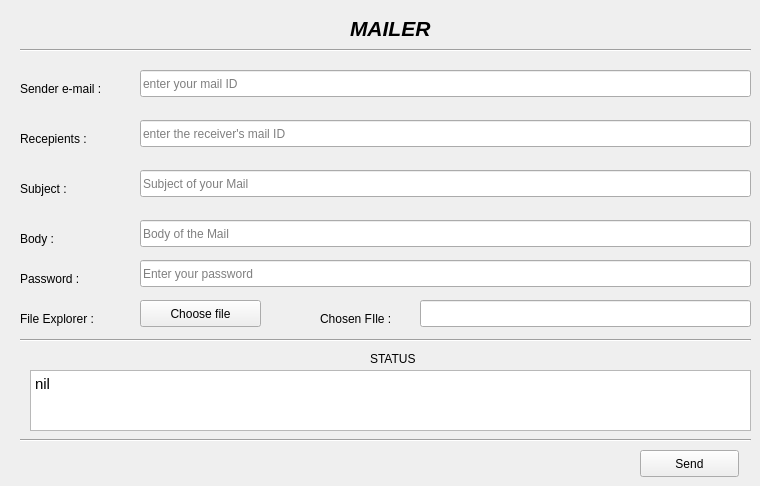
        <widget class="QWidget" name="tab_6">
         <attribute name="title">
          <string>             Share               </string>
         </attribute>
         <widget class="QLabel" name="label_96">
          <property name="geometry">
           <rect>
            <x>350</x>
            <y>20</y>
            <width>191</width>
            <height>17</height>
           </rect>
          </property>
          <property name="font">
           <font>
            <pointsize>16</pointsize>
            <weight>75</weight>
            <italic>true</italic>
            <bold>true</bold>
           </font>
          </property>
          <property name="text">
           <string>MAILER</string>
          </property>
         </widget>
         <widget class="Line" name="line_47">
          <property name="geometry">
           <rect>
            <x>20</x>
            <y>40</y>
            <width>731</width>
            <height>20</height>
           </rect>
          </property>
          <property name="orientation">
           <enum>Qt::Horizontal</enum>
          </property>
         </widget>
         <widget class="QLabel" name="label_97">
          <property name="geometry">
           <rect>
            <x>20</x>
            <y>80</y>
            <width>101</width>
            <height>17</height>
           </rect>
          </property>
          <property name="text">
           <string>Sender e-mail :</string>
          </property>
         </widget>
         <widget class="QLabel" name="label_98">
          <property name="geometry">
           <rect>
            <x>20</x>
            <y>180</y>
            <width>68</width>
            <height>17</height>
           </rect>
          </property>
          <property name="text">
           <string>Subject :</string>
          </property>
         </widget>
         <widget class="QLabel" name="label_99">
          <property name="geometry">
           <rect>
            <x>20</x>
            <y>130</y>
            <width>91</width>
            <height>17</height>
           </rect>
          </property>
          <property name="text">
           <string>Recepients :</string>
          </property>
         </widget>
         <widget class="QLabel" name="label_101">
          <property name="geometry">
           <rect>
            <x>320</x>
            <y>310</y>
            <width>91</width>
            <height>17</height>
           </rect>
          </property>
          <property name="text">
           <string>Chosen FIle :</string>
          </property>
         </widget>
         <widget class="QLineEdit" name="lineEdit_24">
          <property name="geometry">
           <rect>
            <x>140</x>
            <y>70</y>
            <width>611</width>
            <height>27</height>
           </rect>
          </property>
          <property name="placeholderText">
           <string>enter your mail ID</string>
          </property>
         </widget>
         <widget class="QLineEdit" name="lineEdit_25">
          <property name="geometry">
           <rect>
            <x>140</x>
            <y>120</y>
            <width>611</width>
            <height>27</height>
           </rect>
          </property>
          <property name="placeholderText">
           <string>enter the receiver's mail ID</string>
          </property>
         </widget>
         <widget class="QLineEdit" name="lineEdit_26">
          <property name="geometry">
           <rect>
            <x>140</x>
            <y>170</y>
            <width>611</width>
            <height>27</height>
           </rect>
          </property>
          <property name="maxLength">
           <number>32768</number>
          </property>
          <property name="echoMode">
           <enum>QLineEdit::Normal</enum>
          </property>
          <property name="readOnly">
           <bool>false</bool>
          </property>
          <property name="placeholderText">
           <string>Subject of your Mail</string>
          </property>
         </widget>
         <widget class="QLabel" name="label_102">
          <property name="geometry">
           <rect>
            <x>20</x>
            <y>310</y>
            <width>101</width>
            <height>17</height>
           </rect>
          </property>
          <property name="text">
           <string>File Explorer :</string>
          </property>
         </widget>
         <widget class="QPushButton" name="pushButton_28">
          <property name="geometry">
           <rect>
            <x>140</x>
            <y>300</y>
            <width>121</width>
            <height>27</height>
           </rect>
          </property>
          <property name="text">
           <string>Choose file</string>
          </property>
         </widget>
         <widget class="Line" name="line_48">
          <property name="geometry">
           <rect>
            <x>20</x>
            <y>330</y>
            <width>731</width>
            <height>20</height>
           </rect>
          </property>
          <property name="orientation">
           <enum>Qt::Horizontal</enum>
          </property>
         </widget>
         <widget class="QLabel" name="label_100">
          <property name="geometry">
           <rect>
            <x>370</x>
            <y>350</y>
            <width>68</width>
            <height>17</height>
           </rect>
          </property>
          <property name="text">
           <string>STATUS</string>
          </property>
         </widget>
         <widget class="QTextEdit" name="textEdit_8">
          <property name="geometry">
           <rect>
            <x>30</x>
            <y>370</y>
            <width>721</width>
            <height>61</height>
           </rect>
          </property>
          <property name="html">
           <string>&lt;!DOCTYPE HTML PUBLIC &quot;-//W3C//DTD HTML 4.0//EN&quot; &quot;http://www.w3.org/TR/REC-html40/strict.dtd&quot;&gt;
&lt;html&gt;&lt;head&gt;&lt;meta name=&quot;qrichtext&quot; content=&quot;1&quot; /&gt;&lt;style type=&quot;text/css&quot;&gt;
p, li { white-space: pre-wrap; }
&lt;/style&gt;&lt;/head&gt;&lt;body style=&quot; font-family:'Ubuntu'; font-size:11pt; font-weight:400; font-style:normal;&quot;&gt;
&lt;p style=&quot; margin-top:0px; margin-bottom:0px; margin-left:0px; margin-right:0px; -qt-block-indent:0; text-indent:0px;&quot;&gt;nil&lt;/p&gt;&lt;/body&gt;&lt;/html&gt;</string>
          </property>
         </widget>
         <widget class="Line" name="line_49">
          <property name="geometry">
           <rect>
            <x>20</x>
            <y>430</y>
            <width>731</width>
            <height>20</height>
           </rect>
          </property>
          <property name="orientation">
           <enum>Qt::Horizontal</enum>
          </property>
         </widget>
         <widget class="QPushButton" name="pushButton_29">
          <property name="geometry">
           <rect>
            <x>640</x>
            <y>450</y>
            <width>99</width>
            <height>27</height>
           </rect>
          </property>
          <property name="text">
           <string>Send</string>
          </property>
         </widget>
         <widget class="QLineEdit" name="lineEdit_35">
          <property name="geometry">
           <rect>
            <x>140</x>
            <y>220</y>
            <width>611</width>
            <height>27</height>
           </rect>
          </property>
          <property name="placeholderText">
           <string>Body of the Mail</string>
          </property>
         </widget>
         <widget class="QLineEdit" name="lineEdit_17">
          <property name="geometry">
           <rect>
            <x>420</x>
            <y>300</y>
            <width>331</width>
            <height>27</height>
           </rect>
          </property>
         </widget>
         <widget class="QLineEdit" name="lineEdit_36">
          <property name="geometry">
           <rect>
            <x>140</x>
            <y>260</y>
            <width>611</width>
            <height>27</height>
           </rect>
          </property>
          <property name="echoMode">
           <enum>QLineEdit::Password</enum>
          </property>
          <property name="placeholderText">
           <string>Enter your password</string>
          </property>
         </widget>
         <widget class="QLabel" name="label_109">
          <property name="geometry">
           <rect>
            <x>20</x>
            <y>230</y>
            <width>68</width>
            <height>17</height>
           </rect>
          </property>
          <property name="text">
           <string>Body :</string>
          </property>
         </widget>
         <widget class="QLabel" name="label_110">
          <property name="geometry">
           <rect>
            <x>20</x>
            <y>270</y>
            <width>81</width>
            <height>17</height>
           </rect>
          </property>
          <property name="text">
           <string>Password :</string>
          </property>
         </widget>
        </widget>
